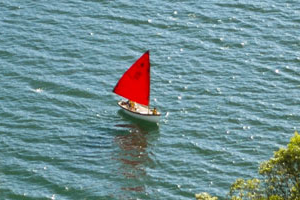
#> input picture 01_basic_image_manipulations/images/cropped_region.png, 300 x 200 px
$ python C_resizing_images.py
#> lines starting #> are read from the running program, lines starting #| are printed output that depends on the picture
import cv2 as cv
import numpy as np
import matplotlib.pyplot as plt

from IPython.display import Image

def pause():
	input("Press Enter to continue...")

cropped_region_bgr = cv.imread("images/cropped_region.png", cv.IMREAD_COLOR)
#> cropped_region_bgr is the input picture: shape (200, 300, 3); mean B, G, R 147.6, 143.5, 111.8
cropped_region = cropped_region_bgr[:, :, ::-1]


# Method 1: Specifying scaling factor using fx and fy
resized_cropped_region_2x = cv.resize(cropped_region, None, fx=2, fy=2)
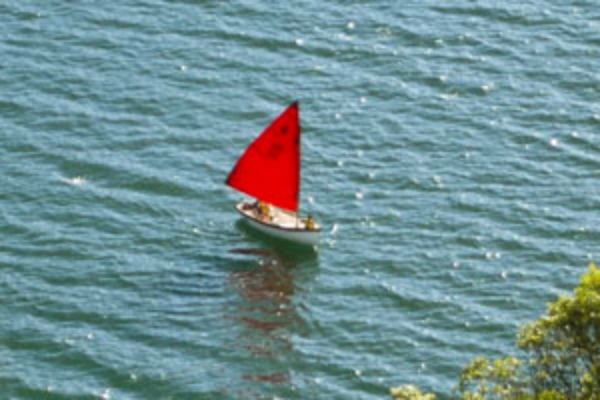
#> resized_cropped_region_2x: shape (400, 600, 3); mean R, G, B 111.8, 143.4, 147.6
plt.imshow(resized_cropped_region_2x)
#> (this line was passed over: IPython is not available in this run)
plt.show()


# Method 2: Specifying exact size of the output image
desired_width = 100
desired_height = 200
dim = (desired_width, desired_height)

# Resize background image to sae size as logo image
# interpolation=cv.INTER_AREA: This argument specifies the interpolation algorithm used to resize the image.
# In this example, cv.INTER_AREA is used, indicating the use of Area-based interpolation, which is commonly employed for downsampling.

resized_cropped_region = cv.resize(cropped_region, dsize=dim, interpolation=cv.INTER_AREA)
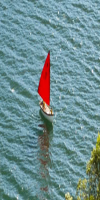
#> resized_cropped_region: shape (200, 100, 3); mean R, G, B 111.8, 143.5, 147.6
plt.imshow(resized_cropped_region)
#> (this line was passed over: IPython is not available in this run)
plt.show()
pause()


#______________Press Enter to continue..._______________


# Resize while maintaining aspect ratio
desired_width = 100
aspect_ratio = desired_width / cropped_region.shape[1]
#> aspect_ratio = 0.333
desired_height = int(cropped_region.shape[0] * aspect_ratio)
#> desired_height = 66
dim = (desired_width, desired_height)
#> dim = (100, 66)

# Resize image
resized_cropped_region = cv.resize(cropped_region, dsize=dim, interpolation=cv.INTER_AREA)
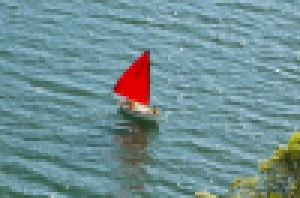
#> resized_cropped_region: shape (66, 100, 3) (shown 3 times larger); mean R, G, B 111.8, 143.5, 147.6
plt.imshow(resized_cropped_region)
#> (this line was passed over: IPython is not available in this run)
plt.show()
pause()


#______________Press Enter to continue..._______________


# Swap channel order
resized_cropped_region1_2x = resized_cropped_region_2x[:, :, ::-1]

# Save resized image to disk
cv.imwrite("images/resized_cropped_region_2x.png", resized_cropped_region1_2x)

# Display the cropped and resized image
resized_cropped_region_bgr = cv.imread("images/resized_cropped_region_2x.png", cv.IMREAD_COLOR)
resized_cropped_region_rgb = resized_cropped_region_bgr[:, :, ::-1]

plt.imshow(resized_cropped_region_rgb)
#> (this line was passed over: IPython is not available in this run)
plt.show()


#> (the run stopped early here; a loop or call above may not have finished)
